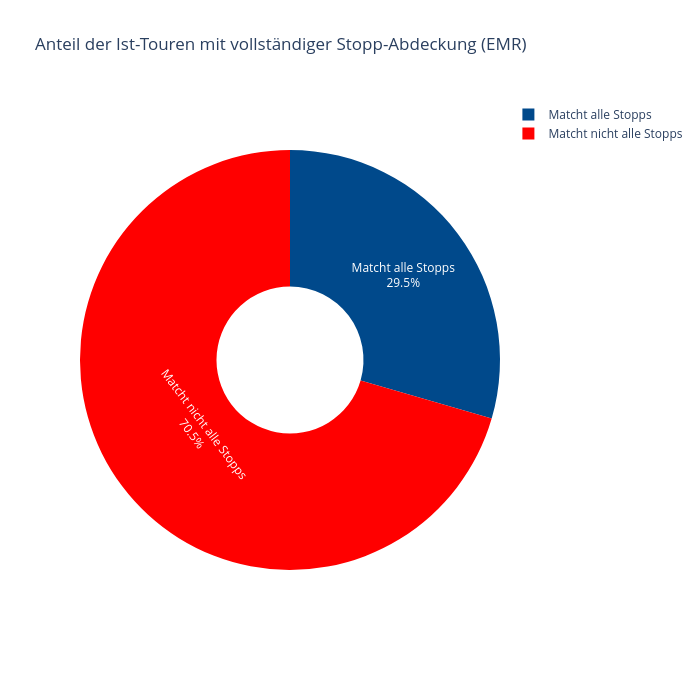

This figure's notebook cell:
### Markdown cell above
### 90 Touren in Ist-Daten der EMR Daten decken 80% (und 100%) der Stopps von den Soll-Daten ab
### Plotten des Ergebnisses

### Code cell
# Touren, die alle Soll-Stopps abdecken

full_match_tours = covered_summary.loc[
    covered_summary["coverage_ratio"] == 1.0, "TOURNR"
].astype(str).unique()

# Alle IST-Touren
all_ist_tours = ist[ist[col_tournr].notna()][col_tournr].astype(str).unique()

# Zählen
full_match_count = len(set(all_ist_tours).intersection(set(full_match_tours)))
not_full_match_count = len(set(all_ist_tours)) - full_match_count

pie_df = pd.DataFrame({
    "Status": ["Matcht alle Stopps", "Matcht nicht alle Stopps"],
    "Anzahl": [full_match_count, not_full_match_count]
})

fig = px.pie(
    pie_df,
    names="Status",
    values="Anzahl",
    color="Status",
    color_discrete_map={
        "Matcht nicht alle Stopps": "#ff0000",
        "Matcht alle Stopps": "#00498b"
    },
    title="Anteil der Ist-Touren mit vollständiger Stopp-Abdeckung (EMR)",
    hole=0.35,
    width=700,
    height=700
)

fig.update_traces(
    textinfo="percent+label",
    sort=False
)

fig.show()

### Figure 1 — Plotly figure (JSON) as saved in the notebook; plotly's stock layout.template omitted (floating-point values rounded to 4 significant figures)
{"data": [{"customdata": [["Matcht alle Stopps"], ["Matcht nicht alle Stopps"]], "domain": {"x": [0, 1], "y": [0, 1]}, "hole": 0.35, "hovertemplate": "Status=%{customdata[0]}<br>Anzahl=%{value}<extra></extra>", "labels": ["Matcht alle Stopps", "Matcht nicht alle Stopps"], "legendgroup": "", "marker": {"colors": ["#00498b", "#ff0000"]}, "name": "", "showlegend": true, "sort": false, "textinfo": "percent+label", "type": "pie", "values": [59, 141]}], "layout": {"height": 700, "legend": {"tracegroupgap": 0}, "title": {"text": "Anteil der Ist-Touren mit vollständiger Stopp-Abdeckung (EMR)"}, "width": 700}}
